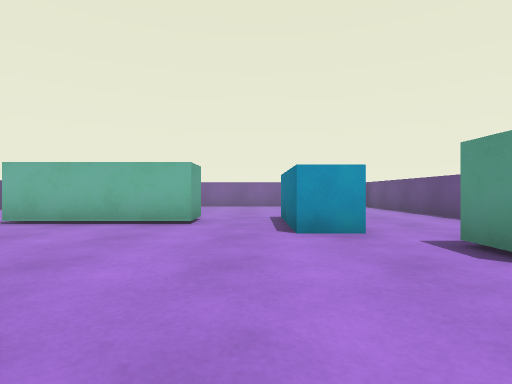
[1] (above)

16 first-person views from a walk through a 3-D level made in the Unity game engine. The camera is 0.6 m above the floor, looks level and sees 80° across. The floor is counted in squares, 1 m on a side. Each view is taken from the middle of a square. On the plan, view 1 faces up. The plan holds only what a view shows up to about 9 squares ahead; the rest is blank. The player is left out.

[2]
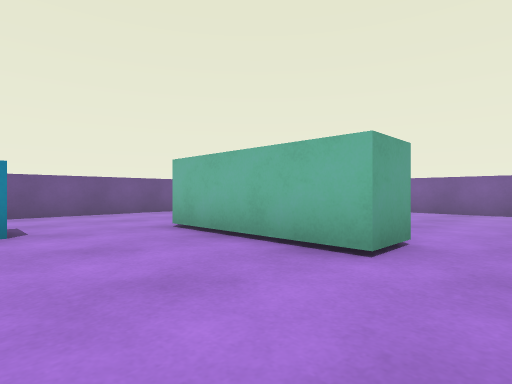

[3]
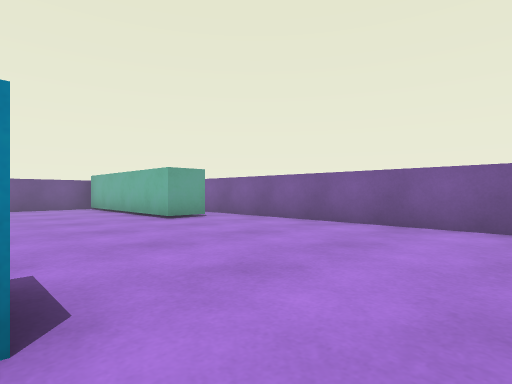

[4]
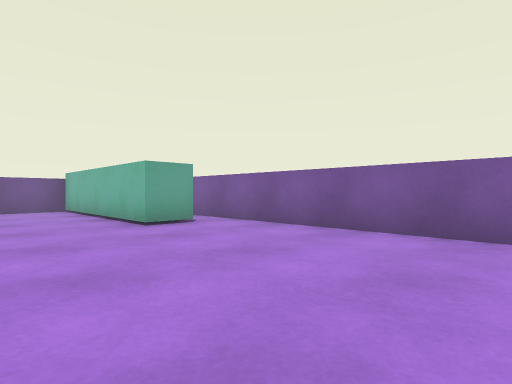

[5]
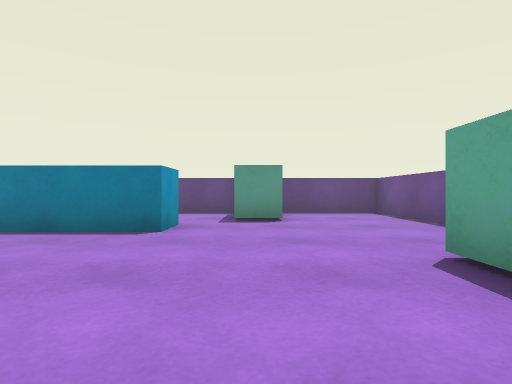

[6]
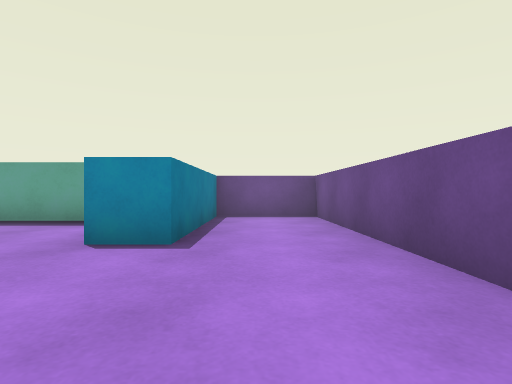

[7]
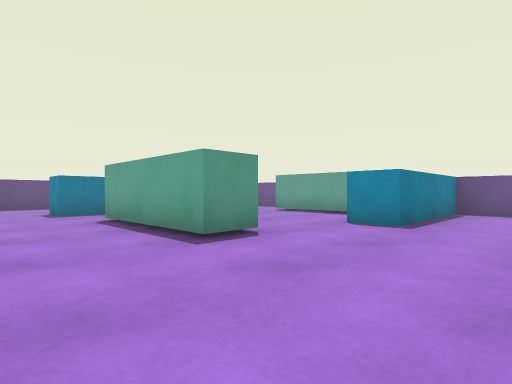

[8]
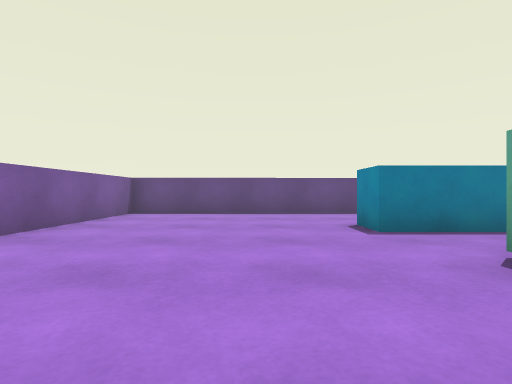

[9]
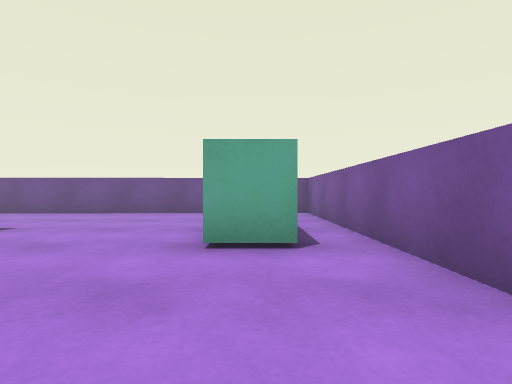

[10]
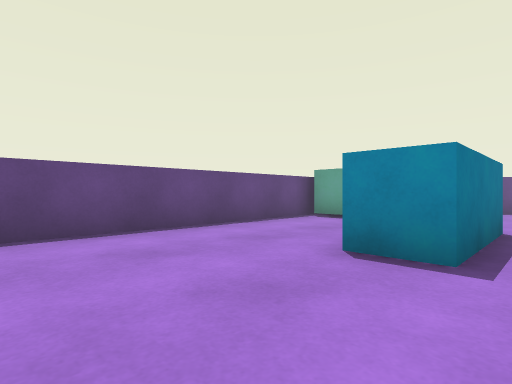

[11]
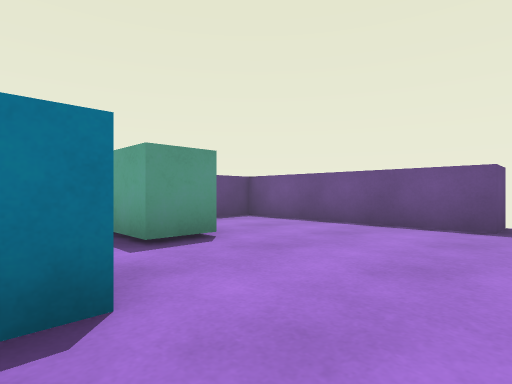

[12]
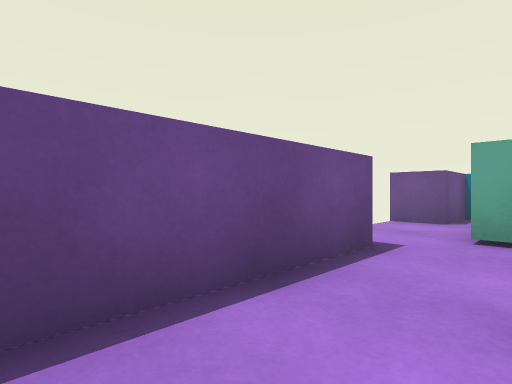

[13]
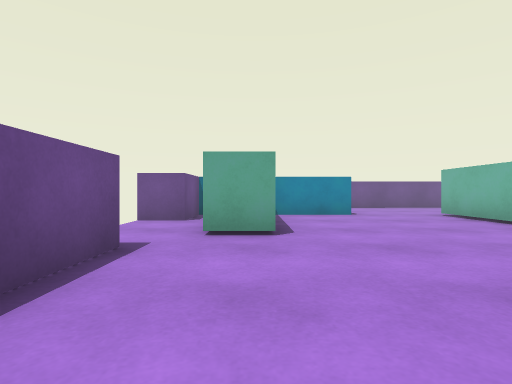

[14]
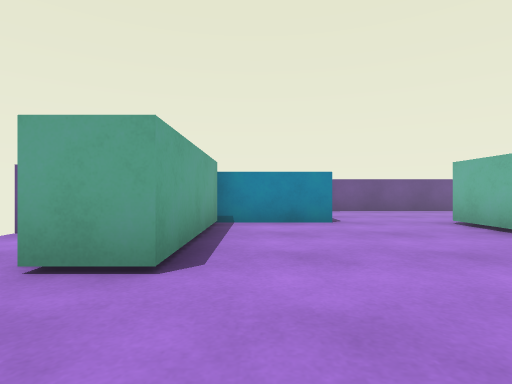

[15]
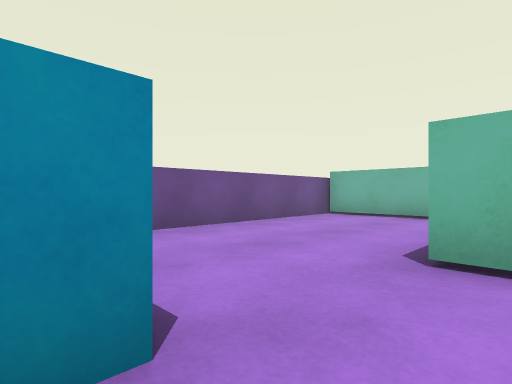

[16]
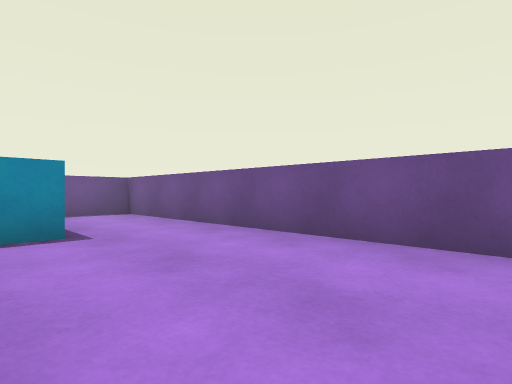

### Floor plan
Points are (right, up) in squares from view 1. A wall is a line through its corners. A room is listed if a view was taken in it or the views show most of it. See-through windows are left out.
Room 1 (views 1, 2, 3, 4, 5, 6, 7, 8, 9, 10, 11, 12, 13, 14, 15, 16)
walls: (-1.2, 5.7) (-4.8, 5.7) (-4.8, 6.7) (-1.2, 6.7) (-1.2, 5.7); (1.6, 4.4) (0.6, 4.4) (0.6, 7.1) (1.6, 7.1); (-3.2, 11.5) (-3.2, 10.4) (-8.6, 10.4) (-8.5, -0.5) (-6, -0.5) (-6, 3.5) (-5, 3.5) (-5, 1.2); (-4.8, 1.3) (-1.2, 1.3) (-1.2, 0.2); (-0.4, -1.5) (-0.4, -0.5) (4.8, -0.5) (4.5, 12.5) (-8.6, 12.5); (-5, -0.5) (-3.4, -0.5) (-3.4, -1.5)
objects: block (3, 3) to (4, 3)

Where each view was taken, in squares from view 1:
view 1: 0 up, 0 right, facing up
view 2: 3 up, 0 right, facing up-left
view 3: 7 up, 3 right, facing up-left
view 4: 8 up, 2 right, facing up-left
view 5: 3 up, 4 left, facing right
view 6: 7 up, 7 left, facing down
view 7: 9 up, 8 left, facing down-right
view 8: 9 up, 4 left, facing right
view 9: 11 up, 0 right, facing left
view 10: 10 up, 0 right, facing down-right
view 11: 5 up, 1 left, facing down-right
view 12: 1 up, 3 right, facing down-left
view 13: 1 up, 3 right, facing left
view 14: 2 up, 1 right, facing left
view 15: 3 up, 4 left, facing up-left
view 16: 8 up, 5 left, facing down-left
